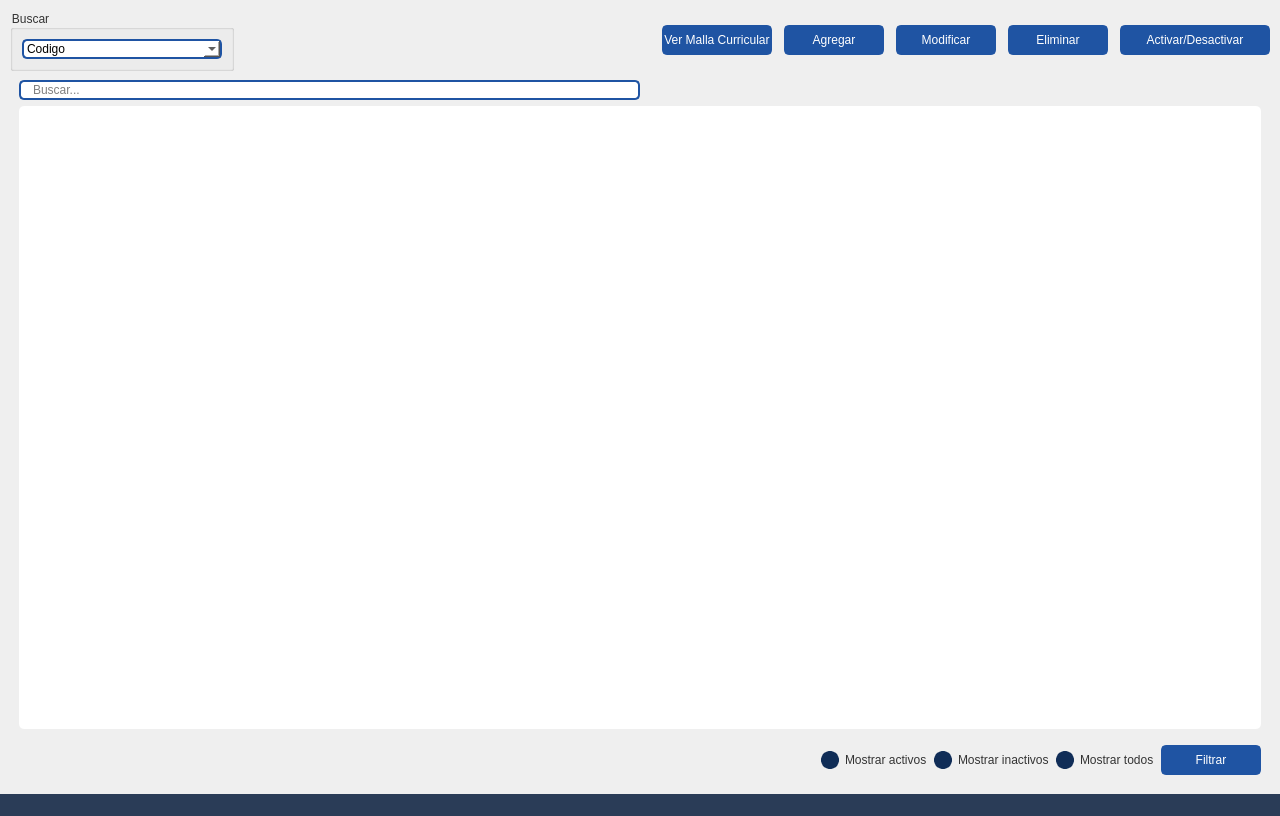
<?xml version="1.0" encoding="UTF-8"?>
<ui version="4.0">
 <author>Wanderson M. Pimenta</author>
 <class>MallaCurricular</class>
 <widget class="QMainWindow" name="MallaCurricular">
  <property name="geometry">
   <rect>
    <x>0</x>
    <y>0</y>
    <width>1280</width>
    <height>816</height>
   </rect>
  </property>
  <property name="minimumSize">
   <size>
    <width>1280</width>
    <height>720</height>
   </size>
  </property>
  <property name="windowTitle">
   <string>Malla Curricular</string>
  </property>
  <property name="windowIcon">
   <iconset>
    <normaloff>:/images/images/images/Logo_vertical.png</normaloff>:/images/images/images/Logo_vertical.png</iconset>
  </property>
  <widget class="QWidget" name="styleSheet">
   <property name="font">
    <font>
     <family>Segoe UI</family>
     <pointsize>9</pointsize>
     <weight>50</weight>
     <italic>false</italic>
     <bold>false</bold>
    </font>
   </property>
   <property name="styleSheet">
    <string notr="true">QWidget{
	color: #333;
	font: 9pt &quot;Segoe UI&quot;;
}
/* -----------------  MENUS ----------------- */


#topMenu .QPushButton {	
	background-position: left center;
    background-repeat: no-repeat;
	border: none;
	border-left: 22px solid transparent;
	background-color: transparent;
	text-align: left;
	padding-left: 44px;
    color: #f8f8f2;
}

#topMenu .QPushButton:hover {
	background-color: #286FD6;
}
#topMenu .QPushButton:pressed {	
	background-color: #2A3C57;
	color: rgb(255, 255, 255);
}
#bottomMenu .QPushButton {	
	background-position: left center;
    background-repeat: no-repeat;
	border: none;
	border-left: 20px solid transparent;
	background-color:transparent;
	text-align: left;
	padding-left: 44px;
    color: #f8f8f2;
}
#bottomMenu .QPushButton:hover {
	background-color: #286FD6;
}
#bottomMenu .QPushButton:pressed {	
	background-color: #2A3C57;
	color: rgb(255, 255, 255);
}
/* ----------------- Bottom Bar ----------------- */
/*Status bar (inferior)*/
#bottomBar { background-color: #2A3C57 }
#bottomBar QLabel { font-size: 11px; color: #f8f8f2; padding-left: 10px; padding-right: 10px; padding-bottom: 2px; }


/* ----------------- QTableWidget ----------------- */
QTableWidget {	
	background-color: transparent;
/*	padding: 10px;*/
	border-radius: 5px;
	gridline-color: #6C99DD;
    outline: none;
}
QTableWidget::item{
	border-color: tranparent;
	padding-left: 5px;
	padding-right: 5px;
	gridline-color: transparent;
}

QTableWidget::item:selected{
	background-color:#6C99DD; /*color al seleccionar el cuadro*/
    color: white;/*color de la letra en el cuadro*/
}

QHeaderView::section{
	background-color: white;
	border: none;
	border-style: none;
}

/*
QTableWidget::horizontalHeader {	
	background-color: #6272a4;
}
*/

QHeaderView::section:horizontal
{
    border: 1px solid #1F54A3;
	background-color: #1F54A3;
/*	padding: 3px;*/
	border-top-left-radius: 7px;
    border-top-right-radius: 7px;
    color: white;
}

QHeaderView::section:vertical
{
    border: 1px solid #1F54A3;
	border-top-left-radius: 7px;
    border-bottom-left-radius: 7px;
	padding-left:4px;
}




/* ----------------- LineEdit  ----------------- */
QLineEdit {
	border-radius: 5px;
	border: 2px solid #1F54A3;
	padding-left: 10px;
	selection-color: white;
	selection-background-color: #2A3C57;
    color: black;
}
QLineEdit:hover {
	border: 2px solid rgb(98, 114, 164);
}
QLineEdit:focus {
	border: 2px solid #2A3C57;
}




/* ----------------- ScrollBars ----------------- */
/*tamaño y bordes*/
QScrollBar:horizontal {
    border: none;
    background: #6272a4;
    height: 8px;
    margin: 0px 21px 0 21px;
	border-radius: 0px;
}
/*la linea*/
QScrollBar::handle:horizontal {
    background: #296FD6;
    min-width: 25px;

}
/*bordecito inferior derecho*/
QScrollBar::add-line:horizontal {
    border: none;
    background: #102D57;
    width: 20px;
	border-top-right-radius: 4px;
    border-bottom-right-radius: 4px;
    subcontrol-position: right;
    subcontrol-origin: margin;
}
/*bordecito inferior izquierdo*/
QScrollBar::sub-line:horizontal {
    border: none;
    background: #102D57;
    width: 20px;
	border-top-left-radius: 4px;
    border-bottom-left-radius: 4px;
    subcontrol-position: left;
    subcontrol-origin: margin;
}

/*tamaño y bordes*/
 QScrollBar:vertical {
	border: none;
    background-color: #6272a4;
    width: 8px;
    margin: 21px 0 21px 0;
	border-radius: 0px;
 }
/*la linea*/
 QScrollBar::handle:vertical {	
	background: #296FD6;
    min-height: 25px;

 }
/*bordecito lateral inferior*/
 QScrollBar::add-line:vertical {
     border: none;
    background: #102D57;
     height: 20px;
	border-bottom-left-radius: 4px;
    border-bottom-right-radius: 4px;
     subcontrol-position: bottom;
     subcontrol-origin: margin;
 }
/*bordecito lateral superior*/
 QScrollBar::sub-line:vertical {
	border: none;
    background: #102D57;
     height: 20px;
	border-top-left-radius: 4px;
    border-top-right-radius: 4px;
     subcontrol-position: top;
     subcontrol-origin: margin;
 }

/* ----------------- RadioButton ----------------- */
QRadioButton::indicator {
    border: 3px solid #102D57;
	width: 12px;
	height: 12px;
	border-radius: 9px;
    background: #102D57;
}

QRadioButton::indicator:hover {
    border: 3px solid #1F54A3;
}

QRadioButton::indicator:checked {
    background: 3px solid #296FD6;
	border: 3px solid #296FD6;	
}
/* ----------------- QComboBox ----------------- */
QComboBox{
	background-color: white;
	border-radius: 5px;
	border: 2px solid #1F54A3;
    color: black;
}
QComboBox:hover{
	border: 2px solid #7284b9;
}
QComboBox::drop-down {
	subcontrol-origin: padding;
	subcontrol-position: top right;
	width: 25px; 
	border-left-width: 3px;
	border-left-color: white;
	border-left-style: solid;
	border-top-right-radius: 3px;
	background-image:url(:/icons/images/icons/cil-arrow-bottom.png);
	border-bottom-right-radius: 3px;	
	background-position: center;
	background-repeat: no-reperat;
 }

QComboBox QAbstractItemView {
	color: white;	
	background-color: #1F54A3;
	
	selection-background-color: #1F54A3;
}




</string>
   </property>
   <layout class="QGridLayout" name="gridLayout_10">
    <property name="leftMargin">
     <number>0</number>
    </property>
    <property name="topMargin">
     <number>0</number>
    </property>
    <property name="rightMargin">
     <number>0</number>
    </property>
    <property name="bottomMargin">
     <number>0</number>
    </property>
    <property name="spacing">
     <number>0</number>
    </property>
    <item row="0" column="0">
     <widget class="QFrame" name="bgApp">
      <property name="styleSheet">
       <string notr="true"/>
      </property>
      <property name="frameShape">
       <enum>QFrame::NoFrame</enum>
      </property>
      <property name="frameShadow">
       <enum>QFrame::Raised</enum>
      </property>
      <layout class="QHBoxLayout" name="appLayout">
       <property name="spacing">
        <number>0</number>
       </property>
       <property name="leftMargin">
        <number>0</number>
       </property>
       <property name="topMargin">
        <number>0</number>
       </property>
       <property name="rightMargin">
        <number>0</number>
       </property>
       <property name="bottomMargin">
        <number>0</number>
       </property>
       <item>
        <widget class="QFrame" name="contentBox">
         <property name="frameShape">
          <enum>QFrame::NoFrame</enum>
         </property>
         <property name="frameShadow">
          <enum>QFrame::Raised</enum>
         </property>
         <layout class="QVBoxLayout" name="verticalLayout_2">
          <property name="spacing">
           <number>0</number>
          </property>
          <property name="leftMargin">
           <number>0</number>
          </property>
          <property name="topMargin">
           <number>0</number>
          </property>
          <property name="rightMargin">
           <number>0</number>
          </property>
          <property name="bottomMargin">
           <number>0</number>
          </property>
          <item>
           <widget class="QFrame" name="contentBottom">
            <property name="frameShape">
             <enum>QFrame::NoFrame</enum>
            </property>
            <property name="frameShadow">
             <enum>QFrame::Raised</enum>
            </property>
            <layout class="QVBoxLayout" name="verticalLayout_6">
             <property name="spacing">
              <number>0</number>
             </property>
             <property name="leftMargin">
              <number>0</number>
             </property>
             <property name="topMargin">
              <number>0</number>
             </property>
             <property name="rightMargin">
              <number>0</number>
             </property>
             <property name="bottomMargin">
              <number>0</number>
             </property>
             <item>
              <widget class="QFrame" name="content">
               <property name="frameShape">
                <enum>QFrame::NoFrame</enum>
               </property>
               <property name="frameShadow">
                <enum>QFrame::Raised</enum>
               </property>
               <layout class="QHBoxLayout" name="horizontalLayout_4">
                <property name="spacing">
                 <number>0</number>
                </property>
                <property name="leftMargin">
                 <number>0</number>
                </property>
                <property name="topMargin">
                 <number>0</number>
                </property>
                <property name="rightMargin">
                 <number>0</number>
                </property>
                <property name="bottomMargin">
                 <number>0</number>
                </property>
                <item>
                 <widget class="QFrame" name="pagesContainer">
                  <property name="styleSheet">
                   <string notr="true"/>
                  </property>
                  <property name="frameShape">
                   <enum>QFrame::NoFrame</enum>
                  </property>
                  <property name="frameShadow">
                   <enum>QFrame::Raised</enum>
                  </property>
                  <layout class="QVBoxLayout" name="verticalLayout_15">
                   <property name="spacing">
                    <number>0</number>
                   </property>
                   <property name="leftMargin">
                    <number>10</number>
                   </property>
                   <property name="topMargin">
                    <number>10</number>
                   </property>
                   <property name="rightMargin">
                    <number>10</number>
                   </property>
                   <property name="bottomMargin">
                    <number>10</number>
                   </property>
                   <item>
                    <layout class="QHBoxLayout" name="horizontalLayout_19">
                     <item>
                      <widget class="QGroupBox" name="groupBox_5">
                       <property name="title">
                        <string>Buscar</string>
                       </property>
                       <layout class="QHBoxLayout" name="horizontalLayout_20">
                        <item>
                         <widget class="QComboBox" name="cbo_filterMalla">
                          <property name="minimumSize">
                           <size>
                            <width>200</width>
                            <height>0</height>
                           </size>
                          </property>
                          <item>
                           <property name="text">
                            <string>Codigo</string>
                           </property>
                          </item>
                          <item>
                           <property name="text">
                            <string>Nombre facultad</string>
                           </property>
                          </item>
                          <item>
                           <property name="text">
                            <string>Siglas</string>
                           </property>
                          </item>
                         </widget>
                        </item>
                       </layout>
                      </widget>
                     </item>
                     <item>
                      <spacer name="horizontalSpacer_10">
                       <property name="orientation">
                        <enum>Qt::Horizontal</enum>
                       </property>
                       <property name="sizeHint" stdset="0">
                        <size>
                         <width>40</width>
                         <height>20</height>
                        </size>
                       </property>
                      </spacer>
                     </item>
                     <item>
                      <layout class="QHBoxLayout" name="horizontalLayout_2">
                       <property name="spacing">
                        <number>12</number>
                       </property>
                       <property name="rightMargin">
                        <number>0</number>
                       </property>
                       <item>
                        <widget class="QPushButton" name="btn_ver_malla">
                         <property name="minimumSize">
                          <size>
                           <width>100</width>
                           <height>30</height>
                          </size>
                         </property>
                         <property name="styleSheet">
                          <string notr="true">#pagesContainer QPushButton {
	border: 2px solid #1F54A3;
	border-radius: 5px;	
	background-color: #1F54A3;
	color:white;
}
#pagesContainer QPushButton:hover {
	background-color: #286FD6;
	border: 2px solid #286FD6;
}
#pagesContainer QPushButton:pressed {	
	background-color: #2A3C57;
	border: 2px solid #2A3C57;
}</string>
                         </property>
                         <property name="text">
                          <string>Ver Malla Curricular</string>
                         </property>
                        </widget>
                       </item>
                       <item>
                        <widget class="QPushButton" name="btn_agregar">
                         <property name="minimumSize">
                          <size>
                           <width>100</width>
                           <height>30</height>
                          </size>
                         </property>
                         <property name="focusPolicy">
                          <enum>Qt::TabFocus</enum>
                         </property>
                         <property name="toolTip">
                          <string>Agregar Malla Curricular</string>
                         </property>
                         <property name="styleSheet">
                          <string notr="true">#pagesContainer QPushButton {
	border: 2px solid #1F54A3;
	border-radius: 5px;	
	background-color: #1F54A3;
	color:white;
}
#pagesContainer QPushButton:hover {
	background-color: #286FD6;
	border: 2px solid #286FD6;
}
#pagesContainer QPushButton:pressed {	
	background-color: #2A3C57;
	border: 2px solid #2A3C57;
}</string>
                         </property>
                         <property name="text">
                          <string>Agregar</string>
                         </property>
                        </widget>
                       </item>
                       <item>
                        <widget class="QPushButton" name="btn_modificar">
                         <property name="minimumSize">
                          <size>
                           <width>100</width>
                           <height>30</height>
                          </size>
                         </property>
                         <property name="focusPolicy">
                          <enum>Qt::TabFocus</enum>
                         </property>
                         <property name="toolTip">
                          <string>Modificar Malla Curricular</string>
                         </property>
                         <property name="styleSheet">
                          <string notr="true">#pagesContainer QPushButton {
	border: 2px solid #1F54A3;
	border-radius: 5px;	
	background-color: #1F54A3;
	color:white;
}
#pagesContainer QPushButton:hover {
	background-color: #286FD6;
	border: 2px solid #286FD6;
}
#pagesContainer QPushButton:pressed {	
	background-color: #2A3C57;
	border: 2px solid #2A3C57;
}</string>
                         </property>
                         <property name="text">
                          <string>Modificar</string>
                         </property>
                        </widget>
                       </item>
                       <item>
                        <widget class="QPushButton" name="btn_eliminar">
                         <property name="minimumSize">
                          <size>
                           <width>100</width>
                           <height>30</height>
                          </size>
                         </property>
                         <property name="toolTip">
                          <string>EliminarMallaCurricular</string>
                         </property>
                         <property name="styleSheet">
                          <string notr="true">#pagesContainer QPushButton {
	border: 2px solid #1F54A3;
	border-radius: 5px;	
	background-color: #1F54A3;
	color:white;
}
#pagesContainer QPushButton:hover {
	background-color: #286FD6;
	border: 2px solid #286FD6;
}
#pagesContainer QPushButton:pressed {	
	background-color: #2A3C57;
	border: 2px solid #2A3C57;
}</string>
                         </property>
                         <property name="text">
                          <string>Eliminar</string>
                         </property>
                        </widget>
                       </item>
                       <item>
                        <widget class="QPushButton" name="btn_baja">
                         <property name="minimumSize">
                          <size>
                           <width>150</width>
                           <height>30</height>
                          </size>
                         </property>
                         <property name="styleSheet">
                          <string notr="true">#pagesContainer QPushButton {
	border: 2px solid #1F54A3;
	border-radius: 5px;	
	background-color: #1F54A3;
	color:white;
}
#pagesContainer QPushButton:hover {
	background-color: #286FD6;
	border: 2px solid #286FD6;
}
#pagesContainer QPushButton:pressed {	
	background-color: #2A3C57;
	border: 2px solid #2A3C57;
}</string>
                         </property>
                         <property name="text">
                          <string>Activar/Desactivar</string>
                         </property>
                        </widget>
                       </item>
                      </layout>
                     </item>
                    </layout>
                   </item>
                   <item>
                    <widget class="QStackedWidget" name="stackedWidget">
                     <property name="styleSheet">
                      <string notr="true"/>
                     </property>
                     <property name="currentIndex">
                      <number>0</number>
                     </property>
                     <widget class="QWidget" name="personas">
                      <layout class="QGridLayout" name="gridLayout_8">
                       <item row="0" column="0">
                        <layout class="QHBoxLayout" name="horizontalLayout_21">
                         <item>
                          <widget class="QLineEdit" name="txt_buscar_mallla">
                           <property name="placeholderText">
                            <string>Buscar...</string>
                           </property>
                          </widget>
                         </item>
                         <item>
                          <spacer name="horizontalSpacer_11">
                           <property name="orientation">
                            <enum>Qt::Horizontal</enum>
                           </property>
                           <property name="sizeHint" stdset="0">
                            <size>
                             <width>40</width>
                             <height>20</height>
                            </size>
                           </property>
                          </spacer>
                         </item>
                        </layout>
                       </item>
                       <item row="1" column="0">
                        <layout class="QGridLayout" name="gridLayout_13">
                         <item row="0" column="0">
                          <widget class="QTableWidget" name="table_mallas">
                           <property name="palette">
                            <palette>
                             <active>
                              <colorrole role="WindowText">
                               <brush brushstyle="SolidPattern">
                                <color alpha="255">
                                 <red>51</red>
                                 <green>51</green>
                                 <blue>51</blue>
                                </color>
                               </brush>
                              </colorrole>
                              <colorrole role="Button">
                               <brush brushstyle="SolidPattern">
                                <color alpha="255">
                                 <red>255</red>
                                 <green>255</green>
                                 <blue>255</blue>
                                </color>
                               </brush>
                              </colorrole>
                              <colorrole role="Text">
                               <brush brushstyle="SolidPattern">
                                <color alpha="255">
                                 <red>51</red>
                                 <green>51</green>
                                 <blue>51</blue>
                                </color>
                               </brush>
                              </colorrole>
                              <colorrole role="ButtonText">
                               <brush brushstyle="SolidPattern">
                                <color alpha="255">
                                 <red>51</red>
                                 <green>51</green>
                                 <blue>51</blue>
                                </color>
                               </brush>
                              </colorrole>
                              <colorrole role="Base">
                               <brush brushstyle="SolidPattern">
                                <color alpha="255">
                                 <red>255</red>
                                 <green>255</green>
                                 <blue>255</blue>
                                </color>
                               </brush>
                              </colorrole>
                              <colorrole role="Window">
                               <brush brushstyle="SolidPattern">
                                <color alpha="255">
                                 <red>255</red>
                                 <green>255</green>
                                 <blue>255</blue>
                                </color>
                               </brush>
                              </colorrole>
                              <colorrole role="PlaceholderText">
                               <brush brushstyle="NoBrush">
                                <color alpha="128">
                                 <red>51</red>
                                 <green>51</green>
                                 <blue>51</blue>
                                </color>
                               </brush>
                              </colorrole>
                             </active>
                             <inactive>
                              <colorrole role="WindowText">
                               <brush brushstyle="SolidPattern">
                                <color alpha="255">
                                 <red>51</red>
                                 <green>51</green>
                                 <blue>51</blue>
                                </color>
                               </brush>
                              </colorrole>
                              <colorrole role="Button">
                               <brush brushstyle="SolidPattern">
                                <color alpha="255">
                                 <red>255</red>
                                 <green>255</green>
                                 <blue>255</blue>
                                </color>
                               </brush>
                              </colorrole>
                              <colorrole role="Text">
                               <brush brushstyle="SolidPattern">
                                <color alpha="255">
                                 <red>51</red>
                                 <green>51</green>
                                 <blue>51</blue>
                                </color>
                               </brush>
                              </colorrole>
                              <colorrole role="ButtonText">
                               <brush brushstyle="SolidPattern">
                                <color alpha="255">
                                 <red>51</red>
                                 <green>51</green>
                                 <blue>51</blue>
                                </color>
                               </brush>
                              </colorrole>
                              <colorrole role="Base">
                               <brush brushstyle="SolidPattern">
                                <color alpha="255">
                                 <red>255</red>
                                 <green>255</green>
                                 <blue>255</blue>
                                </color>
                               </brush>
                              </colorrole>
                              <colorrole role="Window">
                               <brush brushstyle="SolidPattern">
                                <color alpha="255">
                                 <red>255</red>
                                 <green>255</green>
                                 <blue>255</blue>
                                </color>
                               </brush>
                              </colorrole>
                              <colorrole role="PlaceholderText">
                               <brush brushstyle="NoBrush">
                                <color alpha="128">
                                 <red>51</red>
                                 <green>51</green>
                                 <blue>51</blue>
                                </color>
                               </brush>
                              </colorrole>
                             </inactive>
                             <disabled>
                              <colorrole role="WindowText">
                               <brush brushstyle="SolidPattern">
                                <color alpha="255">
                                 <red>51</red>
                                 <green>51</green>
                                 <blue>51</blue>
                                </color>
                               </brush>
                              </colorrole>
                              <colorrole role="Button">
                               <brush brushstyle="SolidPattern">
                                <color alpha="255">
                                 <red>255</red>
                                 <green>255</green>
                                 <blue>255</blue>
                                </color>
                               </brush>
                              </colorrole>
                              <colorrole role="Text">
                               <brush brushstyle="SolidPattern">
                                <color alpha="255">
                                 <red>51</red>
                                 <green>51</green>
                                 <blue>51</blue>
                                </color>
                               </brush>
                              </colorrole>
                              <colorrole role="ButtonText">
                               <brush brushstyle="SolidPattern">
                                <color alpha="255">
                                 <red>51</red>
                                 <green>51</green>
                                 <blue>51</blue>
                                </color>
                               </brush>
                              </colorrole>
                              <colorrole role="Base">
                               <brush brushstyle="SolidPattern">
                                <color alpha="255">
                                 <red>255</red>
                                 <green>255</green>
                                 <blue>255</blue>
                                </color>
                               </brush>
                              </colorrole>
                              <colorrole role="Window">
                               <brush brushstyle="SolidPattern">
                                <color alpha="255">
                                 <red>255</red>
                                 <green>255</green>
                                 <blue>255</blue>
                                </color>
                               </brush>
                              </colorrole>
                              <colorrole role="PlaceholderText">
                               <brush brushstyle="NoBrush">
                                <color alpha="128">
                                 <red>51</red>
                                 <green>51</green>
                                 <blue>51</blue>
                                </color>
                               </brush>
                              </colorrole>
                             </disabled>
                            </palette>
                           </property>
                           <property name="styleSheet">
                            <string notr="true">QTableWidget{
	background-color: #ffffff;
}</string>
                           </property>
                          </widget>
                         </item>
                        </layout>
                       </item>
                       <item row="2" column="0">
                        <layout class="QHBoxLayout" name="horizontalLayout">
                         <property name="leftMargin">
                          <number>10</number>
                         </property>
                         <property name="topMargin">
                          <number>10</number>
                         </property>
                         <item>
                          <spacer name="horizontalSpacer">
                           <property name="orientation">
                            <enum>Qt::Horizontal</enum>
                           </property>
                           <property name="sizeHint" stdset="0">
                            <size>
                             <width>40</width>
                             <height>20</height>
                            </size>
                           </property>
                          </spacer>
                         </item>
                         <item>
                          <widget class="QRadioButton" name="rdb_activo">
                           <property name="text">
                            <string>Mostrar activos</string>
                           </property>
                          </widget>
                         </item>
                         <item>
                          <widget class="QRadioButton" name="rdb_inactivo">
                           <property name="text">
                            <string>Mostrar inactivos</string>
                           </property>
                          </widget>
                         </item>
                         <item>
                          <widget class="QRadioButton" name="rdb_all">
                           <property name="text">
                            <string>Mostrar todos</string>
                           </property>
                          </widget>
                         </item>
                         <item>
                          <widget class="QPushButton" name="btn_filtrar">
                           <property name="minimumSize">
                            <size>
                             <width>100</width>
                             <height>30</height>
                            </size>
                           </property>
                           <property name="styleSheet">
                            <string notr="true">#pagesContainer QPushButton {
	border: 2px solid #1F54A3;
	border-radius: 5px;	
	background-color: #1F54A3;
	color:white;
}
#pagesContainer QPushButton:hover {
	background-color: #286FD6;
	border: 2px solid #286FD6;
}
#pagesContainer QPushButton:pressed {	
	background-color: #2A3C57;
	border: 2px solid #2A3C57;
}</string>
                           </property>
                           <property name="text">
                            <string>Filtrar</string>
                           </property>
                          </widget>
                         </item>
                        </layout>
                       </item>
                      </layout>
                     </widget>
                    </widget>
                   </item>
                  </layout>
                 </widget>
                </item>
               </layout>
              </widget>
             </item>
             <item>
              <widget class="QFrame" name="bottomBar">
               <property name="minimumSize">
                <size>
                 <width>0</width>
                 <height>22</height>
                </size>
               </property>
               <property name="maximumSize">
                <size>
                 <width>16777215</width>
                 <height>22</height>
                </size>
               </property>
               <property name="frameShape">
                <enum>QFrame::NoFrame</enum>
               </property>
               <property name="frameShadow">
                <enum>QFrame::Raised</enum>
               </property>
               <layout class="QHBoxLayout" name="horizontalLayout_5">
                <property name="spacing">
                 <number>0</number>
                </property>
                <property name="leftMargin">
                 <number>0</number>
                </property>
                <property name="topMargin">
                 <number>0</number>
                </property>
                <property name="rightMargin">
                 <number>0</number>
                </property>
                <property name="bottomMargin">
                 <number>0</number>
                </property>
                <item>
                 <widget class="QLabel" name="fechahora">
                  <property name="text">
                   <string/>
                  </property>
                  <property name="alignment">
                   <set>Qt::AlignRight|Qt::AlignTrailing|Qt::AlignVCenter</set>
                  </property>
                 </widget>
                </item>
               </layout>
              </widget>
             </item>
            </layout>
           </widget>
          </item>
         </layout>
        </widget>
       </item>
      </layout>
     </widget>
    </item>
   </layout>
  </widget>
 </widget>
 <tabstops>
  <tabstop>cbo_filterMalla</tabstop>
  <tabstop>txt_buscar_mallla</tabstop>
 </tabstops>
 <resources>
  <include location="../resources.qrc"/>
 </resources>
 <connections/>
</ui>
